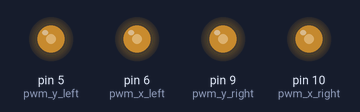
A sketch run on a simulated Arduino Uno, built with avr-gcc and run on an emulated ATmega328P. Parts: output pins drawn as LEDs (lit = HIGH).

Above: at 0.1 s.
At 1.0 s:
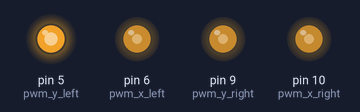
At 5.2 s:
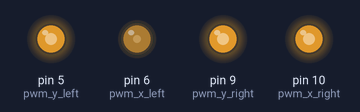
Timing chart, 0 to 11.2 s (numbered marks = the images above):
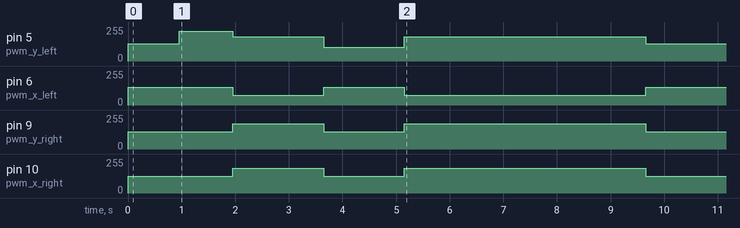

Measured:
- by itself, pin 6 (pwm_x_left): goes 134/255 2.0 s, 74/255 1.7 s, 134/255 1.5 s, 74/255 4.5 s, then 134/255
- by itself, pin 9 (pwm_y_right): goes 131/255 2.0 s, 189/255 1.7 s, 131/255 1.5 s, 189/255 4.5 s, then 131/255
- by itself, pin 10 (pwm_x_right): goes 127/255 2.0 s, 185/255 1.7 s, 127/255 1.5 s, 185/255 4.5 s, then 127/255
- by itself, pin 5 (pwm_y_left): 0/255 → 130/255 at 0.00 s, → 225/255 0.95 s later, → 182/255 1.0 s later, → 103/255 1.7 s later, … (6 changes in this stretch)

The sketch:

PWMTest.ino
```cpp
int pwm_y_left = 5; // y-Achse des linken Joysticks, P4 - Grün
int pwm_x_left = 6;  // x-Achse des linken Joysticks, P3 - Rot
int pwm_y_right = 9; // y-Achse des rechten Joysticks, P2 - Schwarz
int pwm_x_right = 10; // x-Achse des rechten Joysticks, P1 - Weiß

float calculatePWM(float input, float restingValue, float highValue, float lowValue){
     //floats dürfen nicht mit == verglichen werden, deswegen wird ein intervall festgelegt
    if(input < 0.001 && input > -0.001)
        return restingValue/3.3 * 255;

    //bei positiven prozentzahlen
    if(input > 0)
        return (restingValue - (restingValue - lowValue)*input/100.0)/3.3 * 255;

    //bei negativen prozentzahlen
    if(input < 0)
        return (restingValue - (highValue - restingValue)*input/100.0)/3.3 * 255;
}

void controlDrone(int *output, float perc_y_left, float perc_x_left, float perc_y_right, float perc_x_right){
  output[0] = calculatePWM(perc_y_left, 1.6950, 2.9120, 0.4026);
  output[1] = calculatePWM(perc_x_left, 1.7470, 2.8450, 0.5754);
  output[2] = calculatePWM(perc_y_right, 1.6960, 2.9520, 0.3949);
  output[3] = calculatePWM(perc_x_right, 1.6470, 2.8580, 0.5796);
}

void writeToDrone(int *pwmValues){
  //write values to controllers
  int y_left = pwmValues[0];
  int x_left = pwmValues[1];
  int y_right = pwmValues[2];
  int x_right = pwmValues[3];

  analogWrite(pwm_y_left, y_left);
  analogWrite(pwm_x_left, x_left);
  analogWrite(pwm_y_right, y_right);
  analogWrite(pwm_x_right, x_right);
}

void writeToDroneTest(){
  analogWrite(pwm_y_left, 128);
  analogWrite(pwm_x_left, 128);
  analogWrite(pwm_y_right, 128);
  analogWrite(pwm_x_right, 128);
}

void writeToConsole(int *pwmValues){
  int y_left = pwmValues[0];
  int x_left = pwmValues[1];
  int y_right = pwmValues[2];
  int x_right = pwmValues[3];
  Serial.println( String("") + y_left + String("; ") + x_left + String("; ") + y_right + String("; ") + x_right);
}

void setup() {
  pinMode(pwm_y_left, OUTPUT);
  pinMode(pwm_x_left, OUTPUT);
  pinMode(pwm_y_right, OUTPUT);
  pinMode(pwm_x_right, OUTPUT);
  Serial.begin(9600);
  while (!Serial) {
    ; // wait for serial port to connect. Needed for native USB port only
  }

}


enum State {
  idle,
  connecting,
  startEngines,
  disengageFlight,
  land,
  stopEngines,
};

State actualState = idle;
State nextState = idle;
unsigned long t = 0;
int pwmValues[4];

void loop() {
    switch(actualState){
      case idle:
        controlDrone(pwmValues, 0.0, 0.0, 0.0, 0.0);
        if( t > 950 && t < 1050)
          nextState = connecting;
        break;
      case connecting:
        controlDrone(pwmValues, -100.0, 0.0, 0.0, 0.0);
        if( t > 1950 && t < 2050)
          nextState = startEngines;
        break;
      case startEngines:
        controlDrone(pwmValues, -55.0, 67.0, -60.0, -62.0);
        if( t > 3650 && t < 3750)
          nextState = disengageFlight;
        break;
      case disengageFlight:
        controlDrone(pwmValues, 28.0, 0.0, 0.0, 0.0);
        if( t > 5150 && t < 5250)
          nextState = land;
        break;
      case land:
        controlDrone(pwmValues, 0.0, 0.0, 0.0, 0.0);
        if( t > 6550 && t < 6650)
          nextState = stopEngines;
      case stopEngines:
        controlDrone(pwmValues, -55.0, 67.0, -60.0, -62.0);
        if( t > 9650 && t < 9750)
          nextState = idle;
        break;
      }

    actualState = nextState;

    writeToDrone(pwmValues);
    //writeToConsole(pwmValues);
    //writeToDroneTest();
    //Serial.println(actualState);

    t = millis(); //get time since start of arduino in milliseconds
}
```
